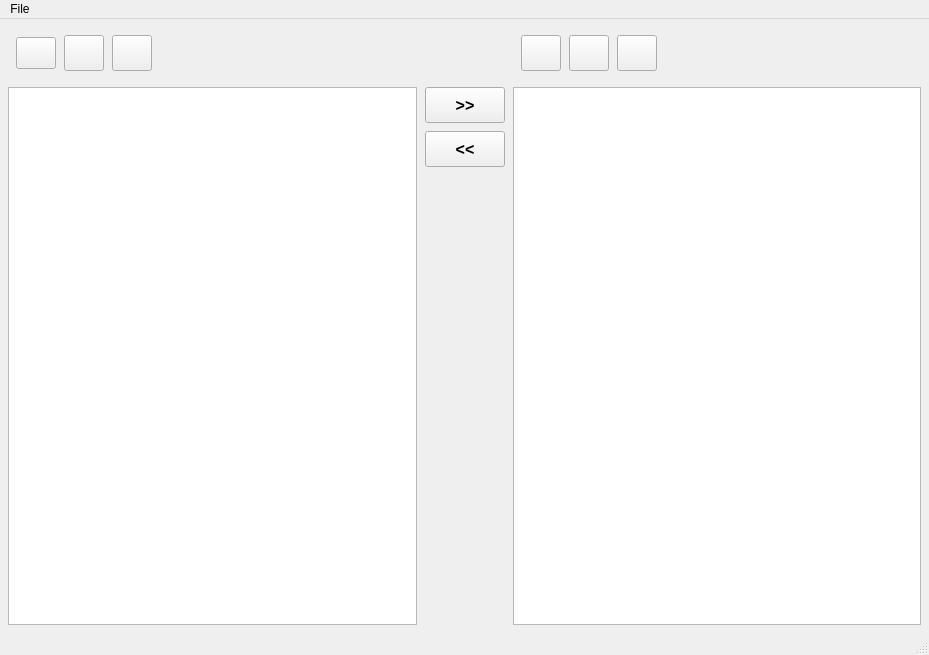
<?xml version="1.0" encoding="UTF-8"?>
<ui version="4.0">
 <class>MainWindow</class>
 <widget class="QMainWindow" name="MainWindow">
  <property name="geometry">
   <rect>
    <x>0</x>
    <y>0</y>
    <width>929</width>
    <height>655</height>
   </rect>
  </property>
  <property name="windowTitle">
   <string>Mors Translator </string>
  </property>
  <widget class="QWidget" name="centralWidget">
   <layout class="QGridLayout" name="gridLayout">
    <property name="leftMargin">
     <number>8</number>
    </property>
    <property name="topMargin">
     <number>8</number>
    </property>
    <property name="rightMargin">
     <number>8</number>
    </property>
    <property name="bottomMargin">
     <number>8</number>
    </property>
    <property name="spacing">
     <number>8</number>
    </property>
    <item row="1" column="3" rowspan="3">
     <widget class="QPlainTextEdit" name="pTMors"/>
    </item>
    <item row="1" column="1">
     <widget class="QPushButton" name="pbToMors">
      <property name="minimumSize">
       <size>
        <width>36</width>
        <height>36</height>
       </size>
      </property>
      <property name="font">
       <font>
        <pointsize>12</pointsize>
        <weight>75</weight>
        <bold>true</bold>
       </font>
      </property>
      <property name="text">
       <string>&gt;&gt;</string>
      </property>
     </widget>
    </item>
    <item row="2" column="1">
     <widget class="QPushButton" name="pbToText">
      <property name="minimumSize">
       <size>
        <width>36</width>
        <height>36</height>
       </size>
      </property>
      <property name="font">
       <font>
        <pointsize>12</pointsize>
        <weight>75</weight>
        <bold>true</bold>
       </font>
      </property>
      <property name="text">
       <string>&lt;&lt;</string>
      </property>
     </widget>
    </item>
    <item row="0" column="3">
     <widget class="QFrame" name="frame">
      <property name="frameShape">
       <enum>QFrame::NoFrame</enum>
      </property>
      <property name="frameShadow">
       <enum>QFrame::Raised</enum>
      </property>
      <layout class="QHBoxLayout" name="horizontalLayout">
       <property name="spacing">
        <number>8</number>
       </property>
       <property name="leftMargin">
        <number>8</number>
       </property>
       <property name="topMargin">
        <number>8</number>
       </property>
       <property name="rightMargin">
        <number>8</number>
       </property>
       <property name="bottomMargin">
        <number>8</number>
       </property>
       <item>
        <widget class="QPushButton" name="pbLoadMors">
         <property name="minimumSize">
          <size>
           <width>24</width>
           <height>36</height>
          </size>
         </property>
         <property name="text">
          <string/>
         </property>
         <property name="icon">
          <iconset resource="rc.qrc">
           <normaloff>:/img/img/folder.png</normaloff>:/img/img/folder.png</iconset>
         </property>
        </widget>
       </item>
       <item>
        <widget class="QPushButton" name="pbSaveMors">
         <property name="minimumSize">
          <size>
           <width>24</width>
           <height>36</height>
          </size>
         </property>
         <property name="text">
          <string/>
         </property>
         <property name="icon">
          <iconset resource="rc.qrc">
           <normaloff>:/img/img/save.png</normaloff>:/img/img/save.png</iconset>
         </property>
        </widget>
       </item>
       <item>
        <widget class="QPushButton" name="pbCleanMors">
         <property name="minimumSize">
          <size>
           <width>24</width>
           <height>36</height>
          </size>
         </property>
         <property name="text">
          <string/>
         </property>
         <property name="icon">
          <iconset resource="rc.qrc">
           <normaloff>:/img/img/broom.png</normaloff>:/img/img/broom.png</iconset>
         </property>
        </widget>
       </item>
       <item>
        <spacer name="horizontalSpacer_2">
         <property name="orientation">
          <enum>Qt::Horizontal</enum>
         </property>
         <property name="sizeHint" stdset="0">
          <size>
           <width>40</width>
           <height>20</height>
          </size>
         </property>
        </spacer>
       </item>
      </layout>
     </widget>
    </item>
    <item row="3" column="1">
     <spacer name="verticalSpacer">
      <property name="orientation">
       <enum>Qt::Vertical</enum>
      </property>
      <property name="sizeHint" stdset="0">
       <size>
        <width>20</width>
        <height>40</height>
       </size>
      </property>
     </spacer>
    </item>
    <item row="0" column="0">
     <widget class="QFrame" name="frame_2">
      <property name="frameShape">
       <enum>QFrame::NoFrame</enum>
      </property>
      <property name="frameShadow">
       <enum>QFrame::Raised</enum>
      </property>
      <layout class="QHBoxLayout" name="horizontalLayout_2">
       <property name="spacing">
        <number>8</number>
       </property>
       <property name="leftMargin">
        <number>8</number>
       </property>
       <property name="topMargin">
        <number>8</number>
       </property>
       <property name="rightMargin">
        <number>8</number>
       </property>
       <property name="bottomMargin">
        <number>8</number>
       </property>
       <item>
        <widget class="QPushButton" name="pbLoadText">
         <property name="minimumSize">
          <size>
           <width>24</width>
           <height>32</height>
          </size>
         </property>
         <property name="text">
          <string/>
         </property>
         <property name="icon">
          <iconset resource="rc.qrc">
           <normaloff>:/img/img/folder.png</normaloff>:/img/img/folder.png</iconset>
         </property>
        </widget>
       </item>
       <item>
        <widget class="QPushButton" name="pbSaveText">
         <property name="minimumSize">
          <size>
           <width>24</width>
           <height>36</height>
          </size>
         </property>
         <property name="text">
          <string/>
         </property>
         <property name="icon">
          <iconset resource="rc.qrc">
           <normaloff>:/img/img/save.png</normaloff>:/img/img/save.png</iconset>
         </property>
        </widget>
       </item>
       <item>
        <widget class="QPushButton" name="pbCleanText">
         <property name="minimumSize">
          <size>
           <width>24</width>
           <height>36</height>
          </size>
         </property>
         <property name="text">
          <string/>
         </property>
         <property name="icon">
          <iconset resource="rc.qrc">
           <normaloff>:/img/img/broom.png</normaloff>:/img/img/broom.png</iconset>
         </property>
        </widget>
       </item>
       <item>
        <spacer name="horizontalSpacer">
         <property name="orientation">
          <enum>Qt::Horizontal</enum>
         </property>
         <property name="sizeHint" stdset="0">
          <size>
           <width>40</width>
           <height>20</height>
          </size>
         </property>
        </spacer>
       </item>
      </layout>
     </widget>
    </item>
    <item row="1" column="0" rowspan="3">
     <widget class="QPlainTextEdit" name="pTText"/>
    </item>
   </layout>
  </widget>
  <widget class="QMenuBar" name="menuBar">
   <property name="geometry">
    <rect>
     <x>0</x>
     <y>0</y>
     <width>929</width>
     <height>28</height>
    </rect>
   </property>
   <widget class="QMenu" name="menuFile">
    <property name="title">
     <string>File</string>
    </property>
    <addaction name="actionLoad_Text"/>
    <addaction name="actionLoad_Mors"/>
    <addaction name="actionSave_Text"/>
    <addaction name="actionSave_Mors"/>
    <addaction name="actionClear_Mors"/>
    <addaction name="actionClear_Text"/>
    <addaction name="actionExit"/>
   </widget>
   <addaction name="menuFile"/>
  </widget>
  <widget class="QStatusBar" name="statusBar"/>
  <action name="actionLoad_Text">
   <property name="icon">
    <iconset resource="rc.qrc">
     <normaloff>:/img/img/folder.png</normaloff>:/img/img/folder.png</iconset>
   </property>
   <property name="text">
    <string>Load Text</string>
   </property>
  </action>
  <action name="actionLoad_Mors">
   <property name="icon">
    <iconset resource="rc.qrc">
     <normaloff>:/img/img/folder.png</normaloff>:/img/img/folder.png</iconset>
   </property>
   <property name="text">
    <string>Load Mors</string>
   </property>
  </action>
  <action name="actionSave_Text">
   <property name="icon">
    <iconset resource="rc.qrc">
     <normaloff>:/img/img/save.png</normaloff>:/img/img/save.png</iconset>
   </property>
   <property name="text">
    <string>Save Text</string>
   </property>
  </action>
  <action name="actionSave_Mors">
   <property name="icon">
    <iconset resource="rc.qrc">
     <normaloff>:/img/img/save.png</normaloff>:/img/img/save.png</iconset>
   </property>
   <property name="text">
    <string>Save Mors</string>
   </property>
  </action>
  <action name="actionExit">
   <property name="icon">
    <iconset resource="rc.qrc">
     <normaloff>:/img/img/exit.png</normaloff>:/img/img/exit.png</iconset>
   </property>
   <property name="text">
    <string>Exit</string>
   </property>
  </action>
  <action name="actionClear_Mors">
   <property name="icon">
    <iconset resource="rc.qrc">
     <normaloff>:/img/img/broom.png</normaloff>:/img/img/broom.png</iconset>
   </property>
   <property name="text">
    <string>Clear Mors</string>
   </property>
  </action>
  <action name="actionClear_Text">
   <property name="icon">
    <iconset resource="rc.qrc">
     <normaloff>:/img/img/broom.png</normaloff>:/img/img/broom.png</iconset>
   </property>
   <property name="text">
    <string>Clear Text</string>
   </property>
  </action>
 </widget>
 <layoutdefault spacing="6" margin="11"/>
 <resources>
  <include location="rc.qrc"/>
 </resources>
 <connections/>
</ui>
